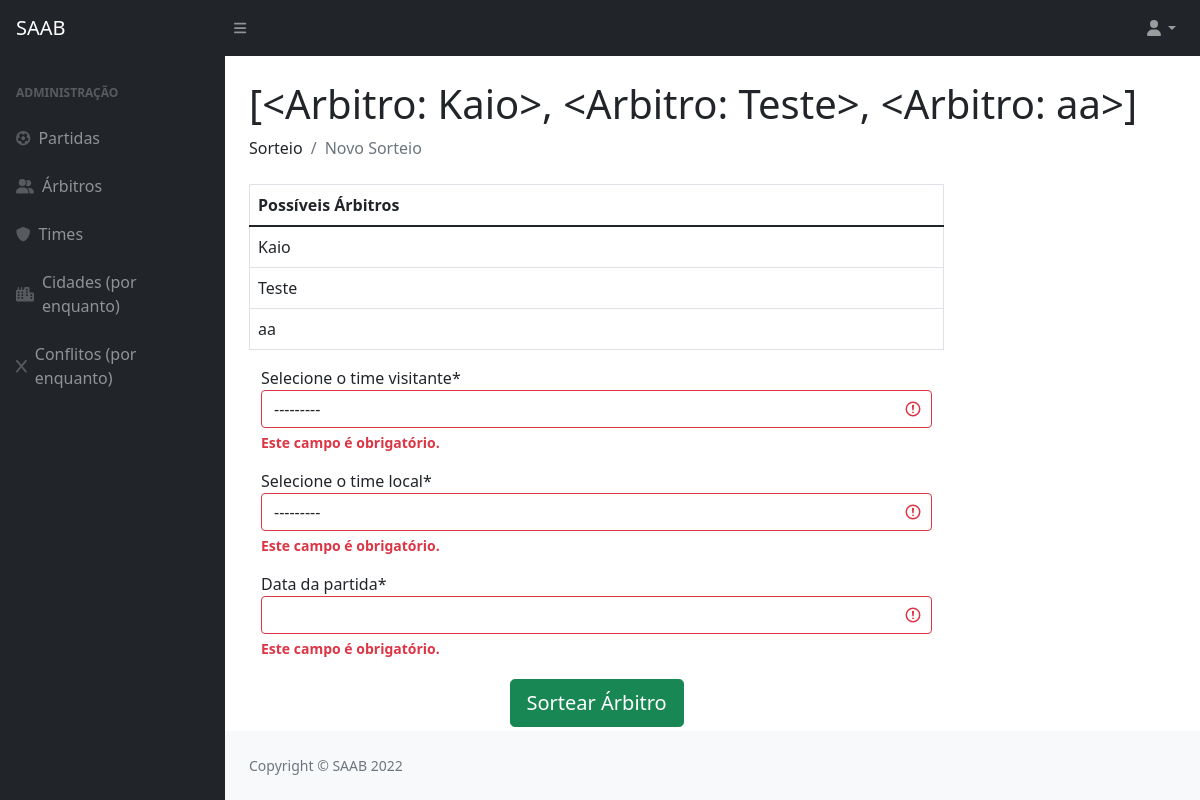
Before: /sorteio/ with the older database file.
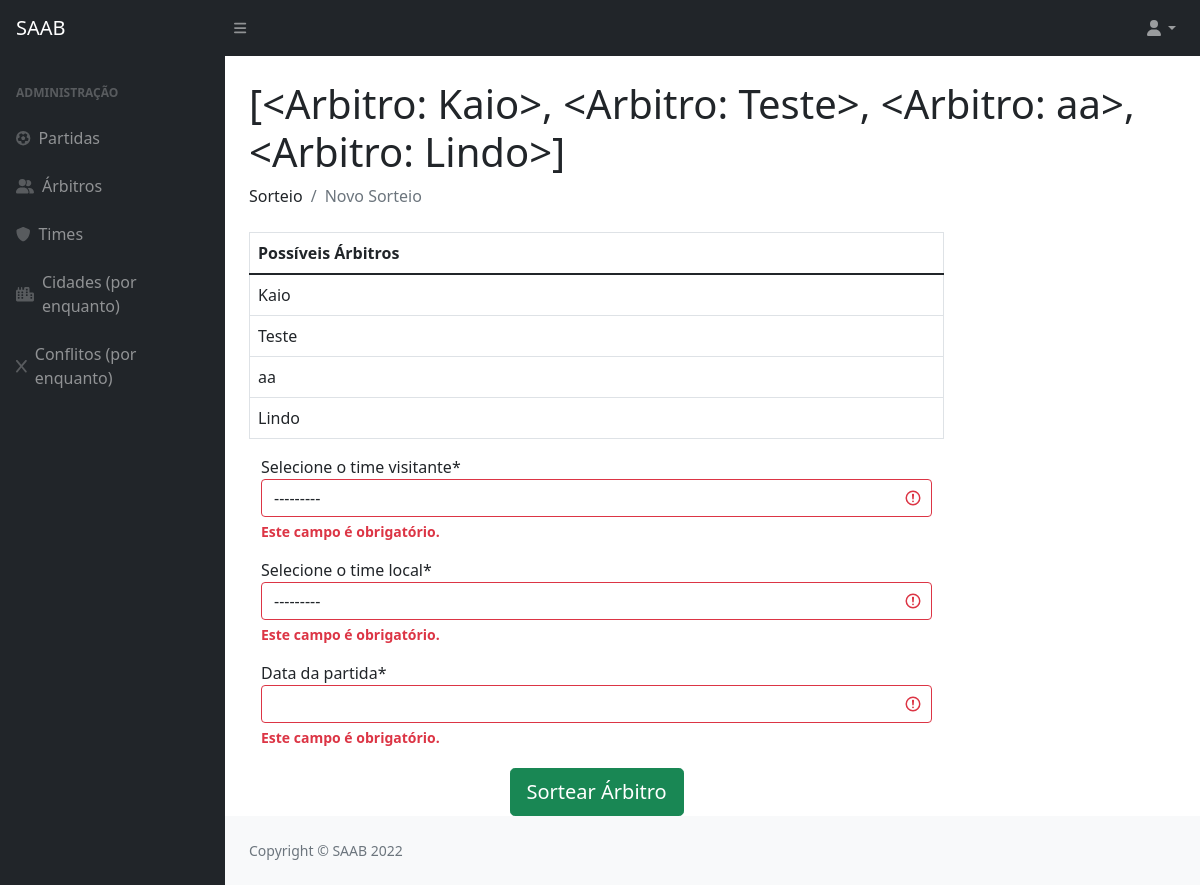
After: the same page with the newer database file.
### privado/models.py (models this page shows)
class Arbitro(models.Model):
    codigo = models.AutoField(primary_key=True)
    datanasc = models.DateField()
    cidade = models.ForeignKey(Cidade, on_delete=models.CASCADE)
    nome = models.CharField(max_length=100)
    formafisica = models.BooleanField()
    def __str__(self):
        return (self.nome)

### privado/views.py (the view, shortened to what this page needs)
# urls.py: path('sorteio/', sorteio, name="url_sorteio"),
def sorteio(request):
    formPartida = PartidaForm(request.POST, request.FILES)
    pacote = {}
    arbt = Arbitro.objects.all()
    resultado = []
    ganhador = []
    ganhador.append(0)
    lista_notas_juizes = []
    for i in arbt:
        pontos = 0
        ContDe= DeclaracaoArbitro.objects.filter(arbitro = i).count()
        ContDenun= DenunciaArbitro.objects.filter(arbitro = i).count()
        ContVp= VidapubliArbitro.objects.filter(arbitro = i).count()
        ContDoc= DocumentoArbitro.objects.filter(arbitro = i).count()
        if (i.formafisica == False):
            pontos = pontos+1
        if(ContDe > 0):
            pontos = pontos + (ContDe*2)
        if (ContDenun > 0):
            pontos = pontos + (ContDenun*3)
        if (ContVp > 0):
            pontos = pontos + (ContVp*4)
        if (ContDoc > 0):
            pontos = pontos + (ContDoc*5)
        tupla_juiz_nota= (i, pontos)
        lista_notas_juizes.append(tupla_juiz_nota)
    lista_notas_juizes_ordenada = sorted(lista_notas_juizes, key=lambda tup: tup[1])
    if(len(lista_notas_juizes_ordenada) == 0):
        resultado_final=[]
    else:
        tupla_primeiro_juiz = lista_notas_juizes_ordenada[0]
        menor_nota = tupla_primeiro_juiz[1]
        resultado_final = []
        for juiz_tupla in lista_notas_juizes_ordenada:
            if juiz_tupla[1] == menor_nota:
                resultado_final.append(juiz_tupla[0])
    pacote = {"FormPartida": formPartida, "ganhador": resultado_final}
    return render(request, "SAAB/sorteio.html", pacote)

### privado/form.py
class PartidaForm(django_forms.Form):
    visitante = django_forms.ModelChoiceField(queryset=Time.objects.all(), label="Selecione o time visitante")
    local = django_forms.ModelChoiceField(queryset=Time.objects.all(), label="Selecione o time local")
    data = django_forms.DateField(label="Data da partida")

### privado/models.py (called while the page is built)
    def __str__(self):
        return (self.nome)

### privado/templates/SAAB/sorteio.html (shortened to what this page needs)
{% extends 'SAAB/layout.html' %}
{% block conteudo %}
{% load static %}
{% load crispy_forms_tags %}
<!DOCTYPE html>
<html>
    <head>
    </head>
        <body>
        <h1 class="mt-4">{{ ganhador }}</h1>
        <ol class="breadcrumb mb-4">
            <li class="breadcrumb-item">Sorteio</li>
            <li class="breadcrumb-item active">Novo Sorteio</li>
        </ol>
        <form method="post" class="w-75">
            <div class="w-100 container mt-2">
                <div class="row">
                    <table class="table table-bordered col-sm">
                        <thead>
                            <tr>
                                <th>Possíveis Árbitros</th>
                            </tr>
                        </thead>
                        {% for i in ganhador %}
                            <tr>
                                <td>{{ i.nome }}</td>
                            </tr>
                        {% endfor %}
                    </table>
                    <form method="post" class="w-75">
                        {{ FormPartida|crispy }}
                        <div class="col-sm text-center"><button type="submit" class="mt-1 btn btn-success btn-lg">Sortear Árbitro</button></div>
                    </form>
                </div>
            </div>
        </form>
    </body>
</html>
{% endblock %}

Changed rows visible on the page:
computed for Arbitro "Kaio": nome.nome "[<Arbitro: Kaio>, <Arbitro: Teste>, <Arbitro: aa>]" → "[<Arbitro: Kaio>, <Arbitro: Teste>, <Arbitro: aa>, <Arbitro: Lindo>]"
added Arbitro: nome "Lindo"
